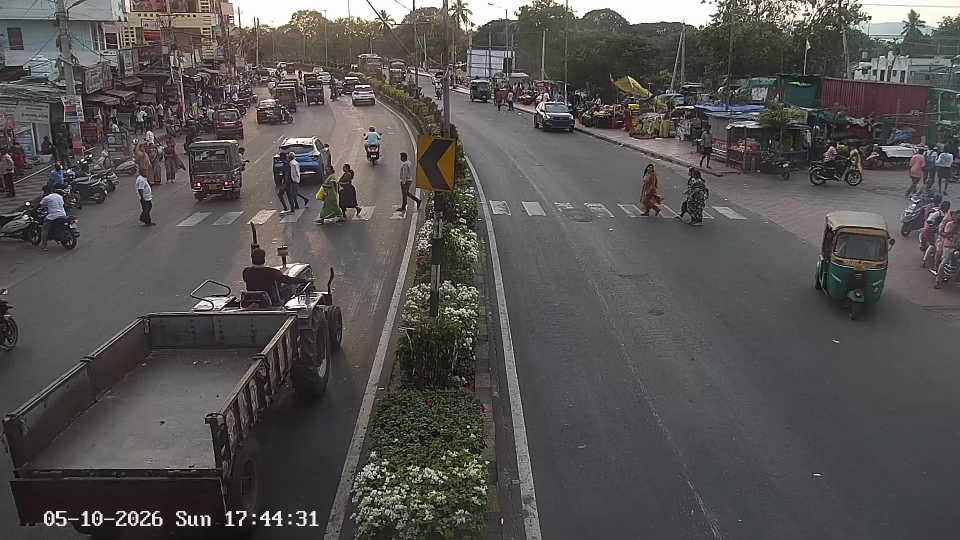
#> input picture frames/traffic1.mp4/frame_0.jpg, 1920 x 1080 px (shown at 1/2 size)
$ python annotate.py
#> lines starting #> are read from the running program, lines starting #| are printed output that depends on the picture; after the words box and inside, x2 and y2 are one past the last pixel; in counts of white or black regions, pixels touching at a corner belong together
import cv2

# Your extracted frame path
image_path = "frames/traffic1.mp4/frame_0.jpg"

# Read image
image = cv2.imread(image_path)
#> image is the input picture: shape (1080, 1920, 3); mean B, G, R 82, 82.8, 85.4

# Check if image loaded
if image is None:
    print("Image not found!")
    exit()

# Draw rectangle around vehicle
cv2.rectangle(
    image,
    (150, 200),    # top-left corner
    (550, 400),    # bottom-right corner
    (0, 255, 0),   # green color
    3              # thickness
)
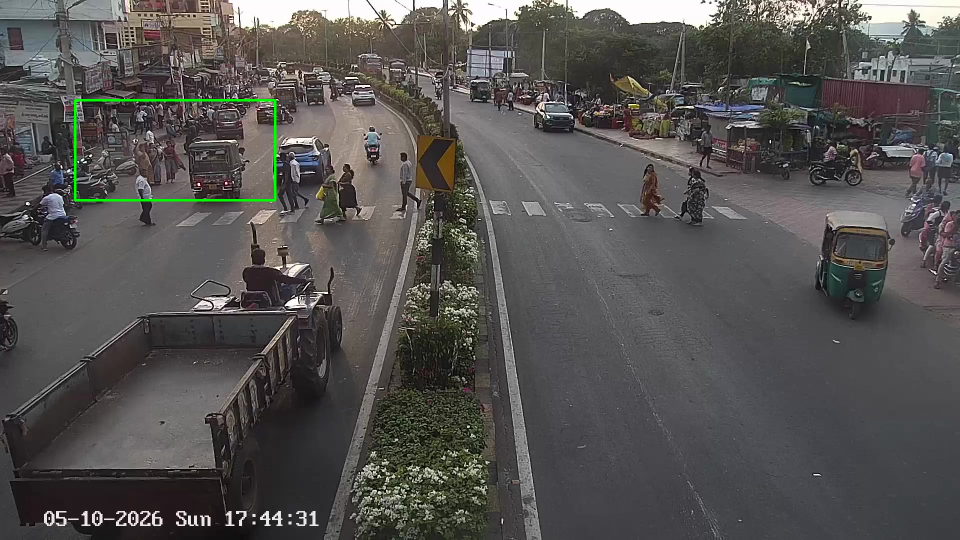
#> image: shape (1080, 1920, 3) (shown at 1/2 size); 0.29% of pixels changed, all inside (x1, y1, x2, y2) = (148, 198, 553, 403)

# Add text label
cv2.putText(
    image,
    "Vehicle",
    (100, 140),
    cv2.FONT_HERSHEY_SIMPLEX,
    1,
    (0,255,0),
    2
)
#> image: shape (1080, 1920, 3); 0.04% of pixels changed, all inside (x1, y1, x2, y2) = (100, 117, 206, 142)

# Show image
cv2.imshow("Vehicle Detection", image)

# Save image
cv2.imwrite("vehicle_box.jpg", image)

cv2.waitKey(0)

cv2.destroyAllWindows()

$ run again, with frames/traffic1.mp4/frame_1.jpg copied over frames/traffic1.mp4/frame_0.jpg
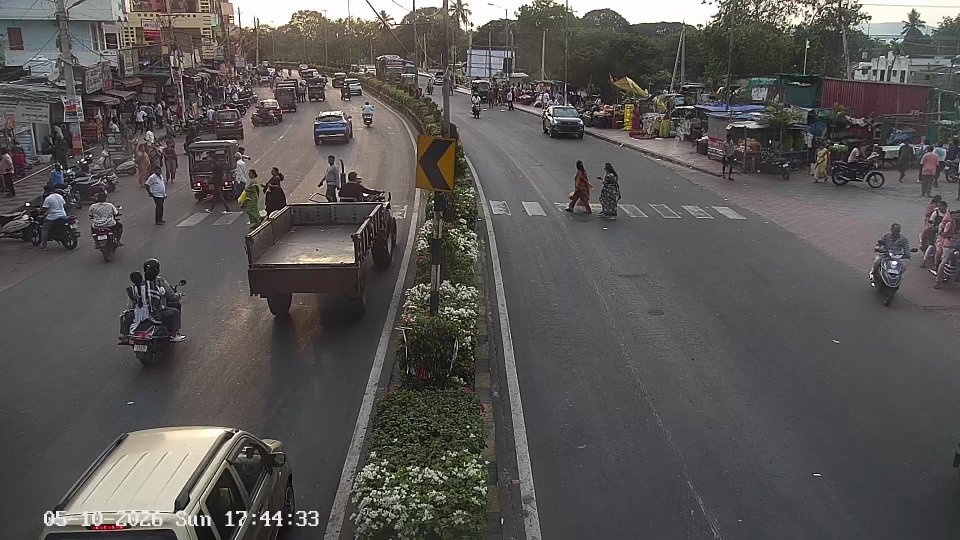
#> input picture frames/traffic1.mp4/frame_1.jpg, 1920 x 1080 px (shown at 1/2 size)
#> image is the input picture: shape (1080, 1920, 3); mean B, G, R 84.4, 85.9, 88.7
#> `cv2.rectangle( image, (150, 200),`:
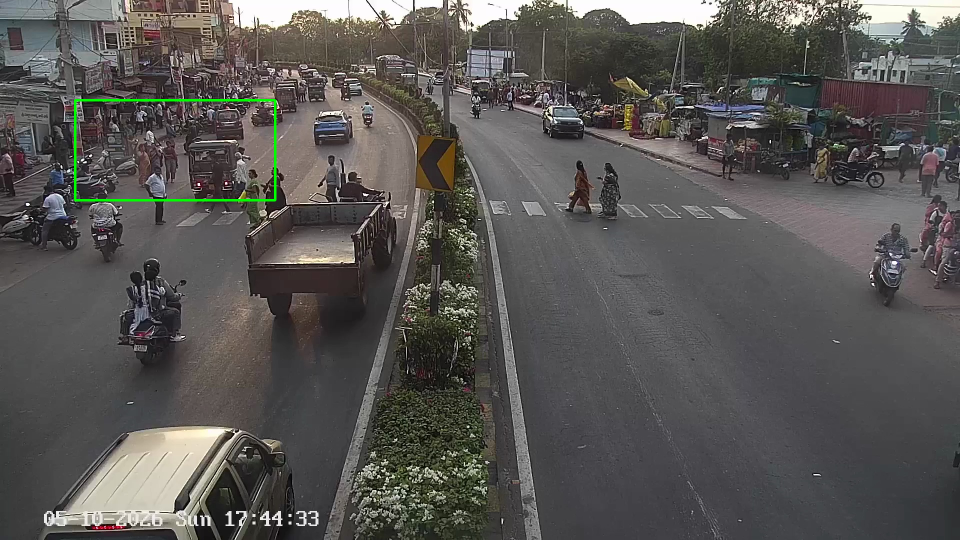
#> image: shape (1080, 1920, 3) (shown at 1/2 size); 0.29% of pixels changed, all inside (x1, y1, x2, y2) = (148, 198, 553, 403)

$ run again, with frames/traffic1.mp4/frame_10.jpg copied over frames/traffic1.mp4/frame_0.jpg
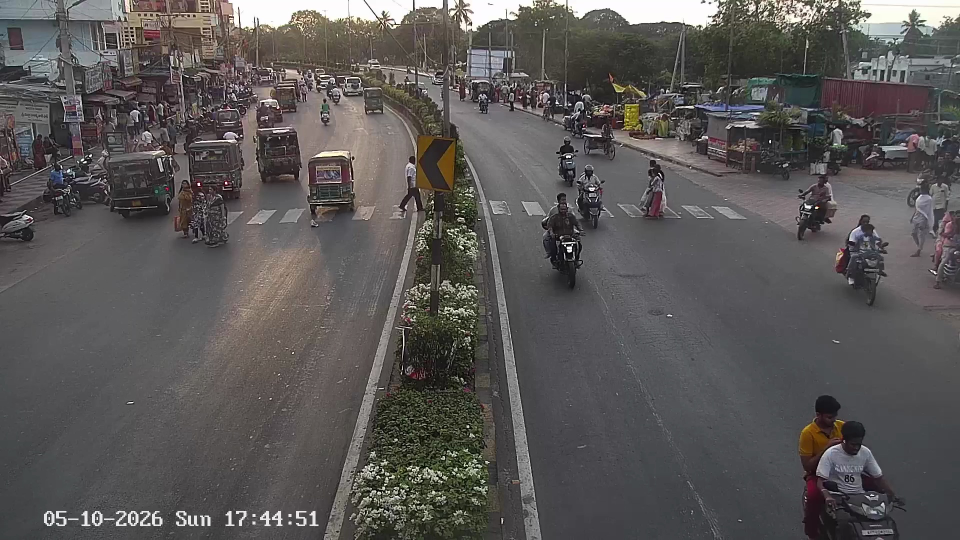
#> input picture frames/traffic1.mp4/frame_10.jpg, 1920 x 1080 px (shown at 1/2 size)
#> image is the input picture: shape (1080, 1920, 3); mean B, G, R 86.6, 87.4, 90.2
#> `cv2.rectangle( image, (150, 200),`:
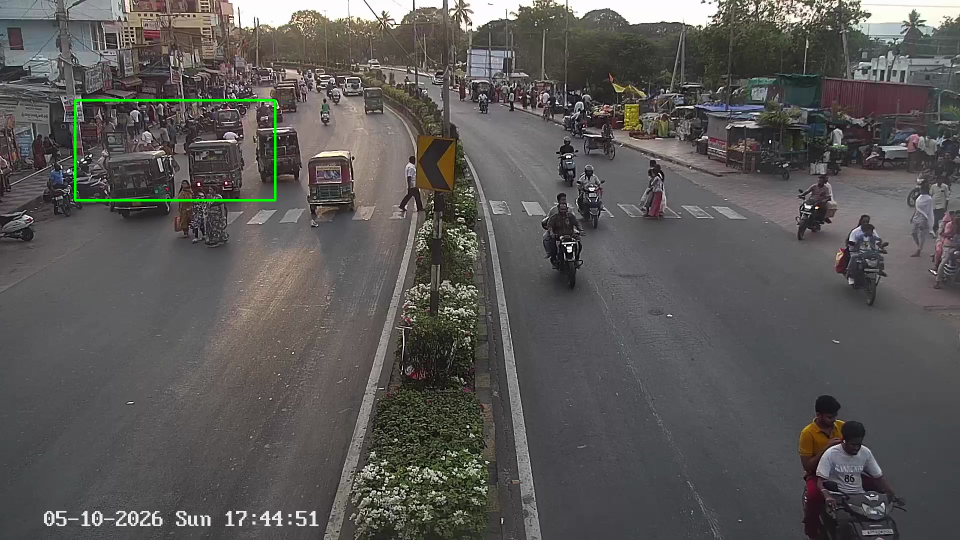
#> image: shape (1080, 1920, 3) (shown at 1/2 size); 0.29% of pixels changed, all inside (x1, y1, x2, y2) = (148, 198, 553, 403)

$ run again, with frames/traffic1.mp4/frame_11.jpg copied over frames/traffic1.mp4/frame_0.jpg
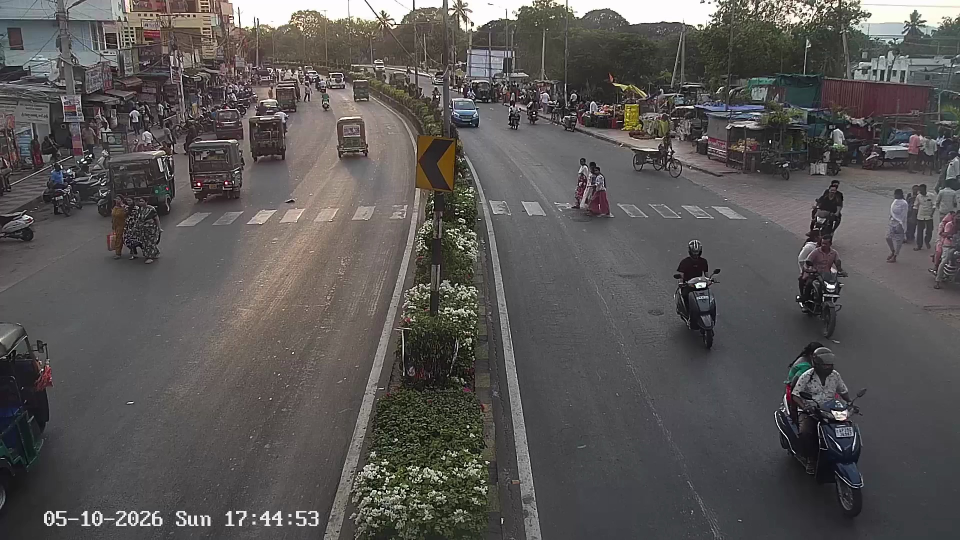
#> input picture frames/traffic1.mp4/frame_11.jpg, 1920 x 1080 px (shown at 1/2 size)
#> image is the input picture: shape (1080, 1920, 3); mean B, G, R 85.2, 86.2, 88.9
#> `cv2.rectangle( image, (150, 200),`:
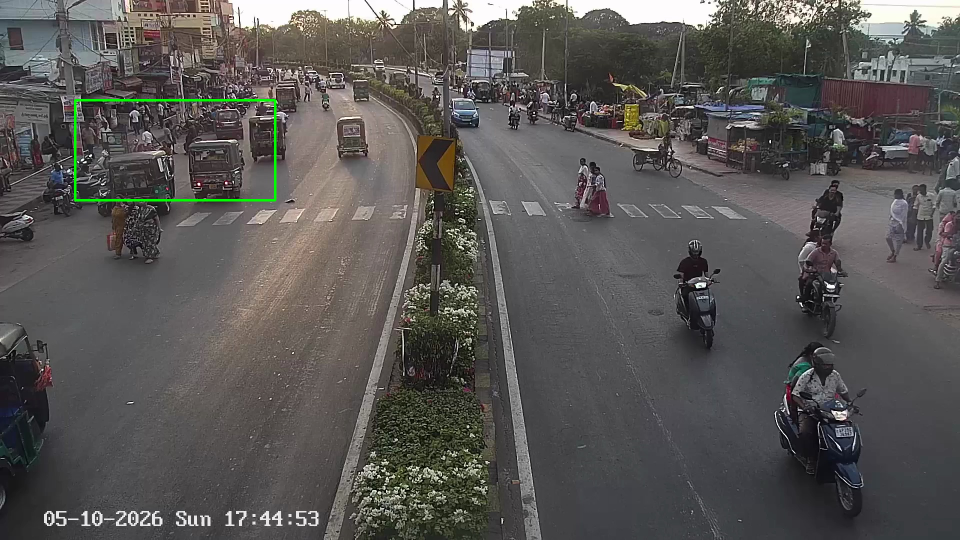
#> image: shape (1080, 1920, 3) (shown at 1/2 size); 0.29% of pixels changed, all inside (x1, y1, x2, y2) = (148, 198, 553, 403)
